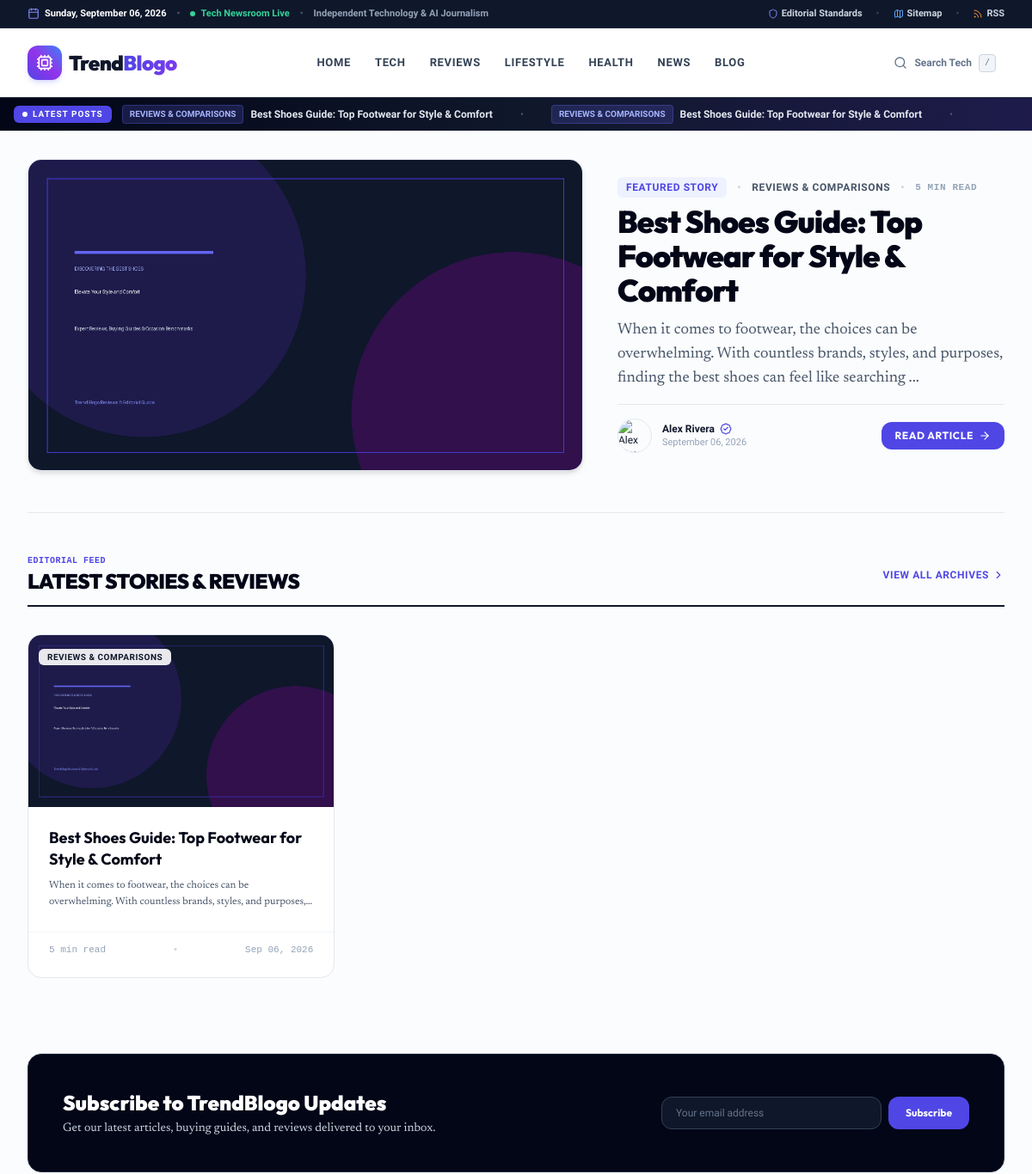
Before: / (upper part) with the older database file.
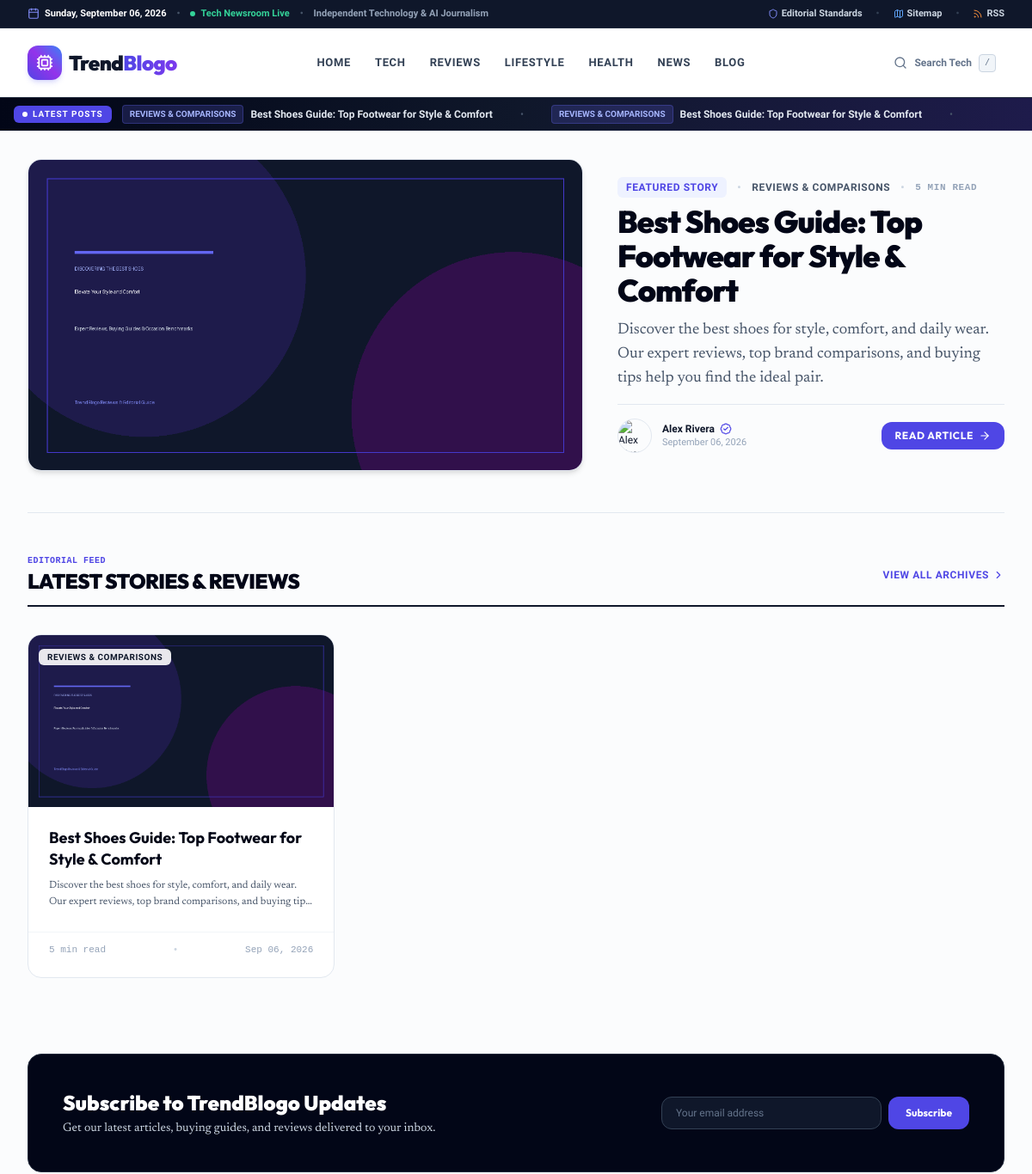
After: the same page with the newer database file.
### app/models/article.py (models this page shows)
class Article(Base):
    __tablename__ = "articles"
    id = Column(Integer, primary_key=True, index=True)
    title = Column(String(255), nullable=False)
    slug = Column(String(255), unique=True, index=True, nullable=False)
    primary_keyword = Column(String(150), index=True, nullable=False)
    secondary_keywords = Column(Text, nullable=True)
    search_intent = Column(String(50), default="informational")
    template_type = Column(String(50), default="ultimate_guide")
    summary = Column(Text, nullable=True)
    content = Column(Text, nullable=False)  # Markdown format
    html_content = Column(Text, nullable=True)  # Rendered HTML
    featured_image = Column(String(255), nullable=False)
    featured_image_alt = Column(String(255), nullable=False)
    featured_image_caption = Column(String(255), nullable=True)
    image_1_url = Column(String(255), nullable=True)
    image_1_alt = Column(String(255), nullable=True)
    image_1_caption = Column(String(255), nullable=True)
    image_2_url = Column(String(255), nullable=True)
    image_2_alt = Column(String(255), nullable=True)
    image_2_caption = Column(String(255), nullable=True)
    image_3_url = Column(String(255), nullable=True)
    image_3_alt = Column(String(255), nullable=True)
    image_3_caption = Column(String(255), nullable=True)
    category_id = Column(Integer, ForeignKey("categories.id", ondelete="SET NULL"), nullable=True)
    author_name = Column(String(100), default="Editorial Team")
    author_slug = Column(String(100), default="editorial-team", index=True)
    status = Column(String(30), default="published", index=True)  # draft, published, scheduled
    scheduled_at = Column(DateTime, nullable=True)
    published_at = Column(DateTime, default=datetime.utcnow, index=True)
    created_at = Column(DateTime, default=datetime.utcnow)
    updated_at = Column(DateTime, default=datetime.utcnow, onupdate=datetime.utcnow)
    word_count = Column(Integer, default=0)
    reading_time = Column(Integer, default=5)  # minutes
    view_count = Column(Integer, default=0)
    seo_title = Column(String(150), nullable=True)
    meta_description = Column(String(320), nullable=True)
    canonical_url = Column(String(255), nullable=True)
    og_title = Column(String(150), nullable=True)
    og_description = Column(String(320), nullable=True)
    schema_json = Column(Text, nullable=True)
    quality_score = Column(Float, default=95.0)
    quality_report = Column(Text, nullable=True)  # JSON string
    category = relationship("Category", back_populates="articles")
    tags = relationship("ArticleTag", back_populates="article", cascade="all, delete-orphan")
    internal_links_out = relationship("InternalLink", foreign_keys="InternalLink.source_article_id", cascade="all, delete-orphan")
    external_links = relationship("ExternalLink", cascade="all, delete-orphan")

class Category(Base):
    __tablename__ = "categories"
    id = Column(Integer, primary_key=True, index=True)
    name = Column(String(100), unique=True, nullable=False)
    slug = Column(String(100), unique=True, index=True, nullable=False)
    description = Column(Text, nullable=True)
    color = Column(String(30), default="#4F46E5")
    icon = Column(String(50), default="folder")
    created_at = Column(DateTime, default=datetime.utcnow)
    articles = relationship("Article", back_populates="category")

### app/routes/public.py (the view)
@router.get("/", response_class=HTMLResponse)
def home(request: Request, db: Session = Depends(get_db)):
    ctx = get_common_context(db, request)
    all_articles = db.query(Article).filter(Article.status == "published").order_by(desc(Article.published_at)).limit(20).all()
    featured_post = all_articles[0] if all_articles else None
    latest_posts = all_articles[1:] if len(all_articles) > 1 else []
    total_articles = len(all_articles)
    sections = db.query(HomepageSection).filter(HomepageSection.is_enabled == True).order_by(HomepageSection.sort_order).all()
    sections_map = {s.section_key: s for s in sections}
    ctx.update({
        "featured_post": featured_post,
        "latest_posts": latest_posts,
        "all_articles": all_articles,
        "total_articles": total_articles,
        "sections": sections,
        "sections_map": sections_map,
        "title": "TrendBlogo — Modern Journal & Technology Magazine",
        "meta_desc": "Explore top guides, independent reviews, and comprehensive articles published on TrendBlogo."
    })
    return templates.TemplateResponse(request=request, name="index.html", context=ctx)

### app/templates/index.html (shortened to what the changed rows need)
{% extends "base.html" %}
{% block content %}
<div class="max-w-7xl mx-auto px-4 sm:px-6 lg:px-8 py-8">
  {% if featured_post %}
  <section class="pb-12 border-b border-slate-200" aria-label="Featured Story">
    <div class="grid grid-cols-1 lg:grid-cols-12 gap-8 lg:gap-10 items-center">
      <div class="lg:col-span-7">
        <a href="/blog/{{ featured_post.slug }}" class="block rounded-2xl overflow-hidden bg-slate-100 shadow-md border border-slate-200 aspect-[16/9] relative group">
          {% if featured_post.featured_image %}
          <img src="{{ featured_post.featured_image }}"
               alt="{{ featured_post.featured_image_alt or featured_post.title }}"
               width="1200"
               height="675"
               fetchpriority="high"
               loading="eager"
               decoding="async"
               class="w-full h-full object-cover group-hover:scale-102 transition duration-500">
          {% else %}
          <div class="w-full h-full flex items-center justify-center bg-gradient-to-tr from-slate-900 to-indigo-950 text-white font-mono text-sm">
            TrendBlogo Featured
          </div>
          {% endif %}
        </a>
      </div>
      <div class="lg:col-span-5 flex flex-col justify-between space-y-4">
        <div>
          <div class="flex items-center space-x-3 text-xs font-bold uppercase tracking-wider mb-2">
            <span class="px-2.5 py-1 bg-indigo-50 text-indigo-600 rounded-md font-extrabold">
              Featured Story
            </span>
            <span class="text-slate-300">•</span>
            <a href="/category/{{ featured_post.category.slug if featured_post.category else 'reviews' }}" class="text-slate-600 hover:text-indigo-600 transition">
              {{ featured_post.category.name if featured_post.category else "Reviews" }}
            </a>
            <span class="text-slate-300">•</span>
            <span class="text-slate-400 font-mono text-[11px]">{{ featured_post.reading_time }} min read</span>
          </div>
          <h1 class="font-display text-2xl sm:text-4xl font-black text-slate-950 tracking-tight leading-[1.2] hover:text-indigo-600 transition">
            <a href="/blog/{{ featured_post.slug }}">{{ featured_post.title }}</a>
          </h1>
          <p class="font-editorial text-base sm:text-lg text-slate-600 leading-relaxed mt-3">
            {{ featured_post.summary }}
          </p>
        </div>
        <div class="flex items-center justify-between pt-4 border-t border-slate-200 text-xs">
          <div class="flex items-center space-x-3">
            <a href="/author/{{ featured_post.author_slug or 'alex-rivera' }}" class="block shrink-0">
              <img src="https://images.unsplash.com/photo-1507003211169-0a1dd7228f2d?w=120&auto=format&fit=crop&q=80"
                   alt="{{ featured_post.author_name or 'Alex Rivera' }}"
                   class="w-10 h-10 rounded-full object-cover border border-slate-200 shadow-xs">
            </a>
            <div>
              <div class="flex items-center space-x-1.5">
                <a href="/author/{{ featured_post.author_slug or 'alex-rivera' }}" class="font-bold text-slate-900 hover:text-indigo-600 transition">
                  {{ featured_post.author_name or "Alex Rivera" }}
                </a>
                <i data-lucide="badge-check" class="w-3.5 h-3.5 text-indigo-600 inline"></i>
              </div>
              <p class="text-[11px] text-slate-400">{{ featured_post.published_at.strftime("%B %d, %Y") if featured_post.published_at else "Recently Published" }}</p>
            </div>
          </div>
          <a href="/blog/{{ featured_post.slug }}" class="px-4 py-2 bg-indigo-600 hover:bg-indigo-700 text-white font-display font-bold text-xs uppercase tracking-wider rounded-xl transition shadow-xs flex items-center">
            Read Article <i data-lucide="arrow-right" class="w-3.5 h-3.5 ml-1.5"></i>
          </a>
        </div>
      </div>
    </div>
  </section>
  {% endif %}
  <section class="py-12" aria-label="Latest Articles">
    <div class="pb-3 border-b-2 border-slate-900 mb-8 flex items-center justify-between">
      <div>
        <h2 class="font-display font-black text-2xl uppercase tracking-tight text-slate-950">
          Latest Stories &amp; Reviews
        </h2>
      </div>
    </div>
    {% if all_articles and all_articles|length > 0 %}
    <div class="grid grid-cols-1 md:grid-cols-2 lg:grid-cols-3 gap-8">
      {% for post in all_articles %}
      <article class="group bg-white rounded-2xl border border-slate-200 overflow-hidden hover:shadow-lg transition flex flex-col justify-between">
        <div>
          <a href="/blog/{{ post.slug }}" class="block aspect-[16/9] overflow-hidden bg-slate-100 relative">
            {% if post.featured_image %}
            <img src="{{ post.featured_image }}"
                 alt="{{ post.featured_image_alt or post.title }}"
                 loading="lazy"
                 class="w-full h-full object-cover group-hover:scale-105 transition duration-300">
            {% else %}
            <div class="w-full h-full flex items-center justify-center bg-slate-900 text-white font-mono text-xs">TrendBlogo</div>
            {% endif %}
            <div class="absolute top-3 left-3">
              <span class="px-2.5 py-1 bg-white/90 backdrop-blur-md rounded-md text-[10px] font-bold uppercase tracking-wider text-slate-900 shadow-xs">
                {{ post.category.name if post.category else "Review" }}
              </span>
            </div>
          </a>
          <div class="p-6">
            <h3 class="font-display font-bold text-lg text-slate-950 group-hover:text-indigo-600 transition leading-snug mb-2">
              <a href="/blog/{{ post.slug }}">{{ post.title }}</a>
            </h3>
            <p class="font-editorial text-xs text-slate-600 line-clamp-2 leading-relaxed">
              {{ post.summary }}
            </p>
          </div>
        </div>
        <div class="px-6 pb-6 pt-3 border-t border-slate-100 flex items-center justify-between text-[11px] text-slate-400 font-mono">
          <span>{{ post.reading_time }} min read</span>
          <span class="text-slate-300">•</span>
          <span>{{ post.published_at.strftime("%b %d, %Y") if post.published_at else "Recently" }}</span>
        </div>
      </article>
      {% endfor %}
    </div>
    {% else %}
    <div class="p-12 text-center rounded-2xl bg-slate-50 border border-slate-200">
      <p class="text-sm font-medium text-slate-600">No articles available right now.</p>
    </div>
    {% endif %}
  </section>
</div>
{% endblock %}

### app/templates/base.html (shortened to what the changed rows need)
<!DOCTYPE html>
<html lang="en" class="scroll-smooth">
<head>
  <script src="https://cdn.tailwindcss.com"></script>
  <link rel="stylesheet" href="/static/css/custom.css">
</head>
<body class="min-h-screen flex flex-col bg-slate-50/50 text-slate-900 selection:bg-indigo-600 selection:text-white font-sans antialiased">
  <header class="sticky top-0 z-40 bg-white/95 backdrop-blur-md border-b border-slate-200/80 shadow-xs">
    {% if recent_posts and recent_posts|length > 0 %}
    <div class="bg-gradient-to-r from-slate-950 via-slate-900 to-indigo-950 text-white py-2 px-4 overflow-hidden border-t border-slate-800">
      <div class="max-w-7xl mx-auto flex items-center text-xs">
        <div class="ticker-wrap flex-1 overflow-hidden">
          <div class="ticker-move text-slate-200 font-medium space-x-8 text-xs inline-flex items-center">
            {% for post in recent_posts %}
            <a href="/blog/{{ post.slug }}" class="hover:text-indigo-400 transition inline-flex items-center space-x-2 shrink-0">
              <span class="px-2 py-0.5 bg-indigo-500/20 text-indigo-300 font-bold uppercase text-[10px] rounded border border-indigo-500/30">
                {{ post.category.name if post.category else "Review" }}
              </span>
              <span class="hover:underline font-semibold">{{ post.title }}</span>
            </a>
            <span class="text-slate-600">•</span>
            {% endfor %}
            {% for post in recent_posts %}
            <a href="/blog/{{ post.slug }}" class="hover:text-indigo-400 transition inline-flex items-center space-x-2 shrink-0">
              <span class="px-2 py-0.5 bg-indigo-500/20 text-indigo-300 font-bold uppercase text-[10px] rounded border border-indigo-500/30">
                {{ post.category.name if post.category else "Review" }}
              </span>
              <span class="hover:underline font-semibold">{{ post.title }}</span>
            </a>
            <span class="text-slate-600">•</span>
            {% endfor %}
          </div>
        </div>
      </div>
    </div>
    {% endif %}
  </header>
  <main class="flex-grow">
    {% block content %}{% endblock %}
  </main>
</body>
</html>

Changed rows visible on the page:
changed Article "Best Shoes Guide: Top Footwear for Style & Comfort": summary "When it comes to footwear, the choices can be overwhelming. With countless brands, styles, and purposes, finding the best shoes can feel like searching ..." → "Discover the best shoes for style, comfort, and daily wear. Our expert reviews, top brand comparisons, and buying tips help you find the ideal pair."; summary "When it comes to footwear, the choices can be overwhelming. With countless brands, styles, and…" → "Discover the best shoes for style, comfort, and daily wear. Our expert reviews, top brand comparisons, and buying…"
